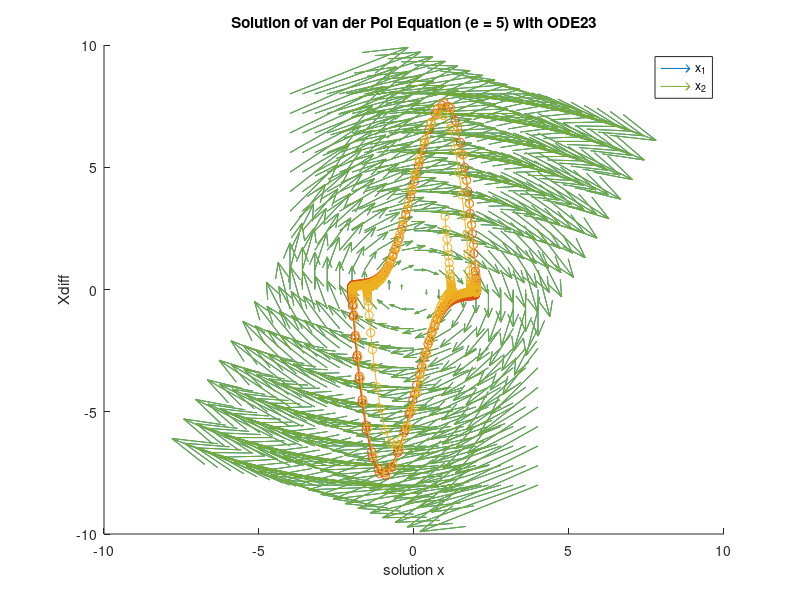

Here is the MATLAB script that generated this plot:
function [] = vdp2solve()

[a, b]= meshgrid(-4:0.4:4, -8:0.8:8);
[c, d]= meshgrid(-4:0.4:4, -8:0.8:8);

A = 2;
B = 0;
w = 1;
e = 5;

pa = b;
pb = A*(c-a)+B*(d-b)-e*((a^2)-1)*w*b-a*w^2;
pc = d;
pd = A*(a-c)+B*(b-d)-e*((a^2)-1)*w*d-c*w^2;

hold on
figure(1)
quiver(a,b,pa,pb,5)
quiver(c,d,pc,pd,5)

[t,y] = ode23(@vdp2,[0 20],[2; 0; 1; 3]);

function dydt = vdp2(t,x)

%does't quite seem to work y(1)=y(3) and y(2)=y(4)

%dydt = [x(2); e*(1-x(1)^2)*w*x(2)-x(1)*w^2];
dydt = zeros(4,1);

dydt(1) = x(2);
dydt(2) = A*(x(3)-x(1))+B*(x(4)-x(2))-e*((x(1)^2)-1)*w*x(2)-x(1)*w^2;
dydt(3) = x(4);
dydt(4) = A*(x(1)-x(3))+B*(x(2)-x(4))-e*((x(1)^2)-1)*w*x(4)-x(3)*w^2;

end

% figure(1)
% plot(t,y(:,1),'-o', t,y(:,2),'-o', t,y(:,3),'-o', t,y(:,4),'-o')
% title('Solution of van der Pol Equation (e = 5) with ODE23');
% xlabel('Time t');
% ylabel('Solution x');
% legend('x_1','y_1', 'x_2','y_2')

plot(y(:,1),y(:,2),'-o', y(:,3),y(:,4),'-o')
title('Solution of van der Pol Equation (e = 5) with ODE23');
xlabel('solution x');
ylabel('Xdiff');
legend('x_1', 'x_2')
end
